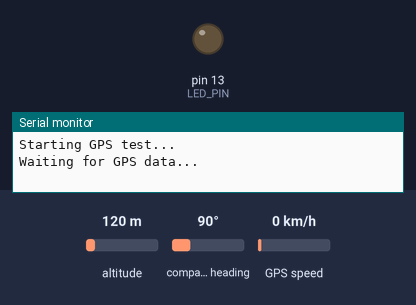
Recording of a sketch running on a simulated Arduino Mega 2560, built with avr-gcc and run on an emulated ATmega2560. Shown: output pins drawn as LEDs (lit = HIGH), the last lines printed to the serial monitor. The inputs (shaded band) are chosen by the test bench; at power-on: altitude 120 m, compass heading 90°, GPS speed 0 km/h. The GPS gets a fix after 3 s at 37.7749, -122.4194 with 8 satellites.

Above: at 0.1 s.
At 2.1 s:
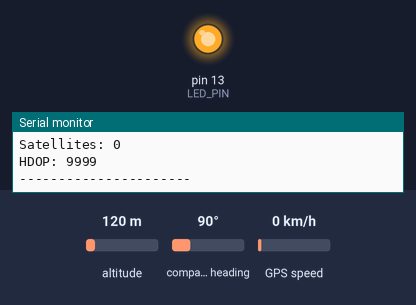
Timing chart, 0 to 3.6 s (numbered marks = the images above):
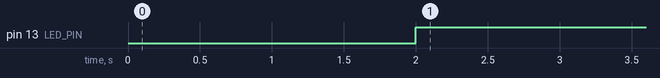

Measured:
- by itself, pin 13 (LED_PIN): LOW → HIGH at 2.0 s

The sketch:

GPS_Teensy.ino
```cpp
#include <TinyGPSPlus.h>

TinyGPSPlus gps;
unsigned long lastUpdate = 0;
const int LED_PIN = 13;  // Teensy onboard LED
bool ledState = false;

void setup() {
  Serial.begin(115200);     // USB serial (to computer)
  Serial1.begin(9600);      // GPS UART (MIKROE-1032)

  pinMode(LED_PIN, OUTPUT);
  digitalWrite(LED_PIN, LOW);

  Serial.println("Starting GPS test...");
  Serial.println("Waiting for GPS data...\n");
}

void loop() {
  // Read GPS data from UART
  while (Serial1.available() > 0) {
    gps.encode(Serial1.read());
  }

  // Update every 2 seconds
  if (millis() - lastUpdate >= 2000) {
    lastUpdate = millis();

    Serial.println("----- GPS STATUS -----");

    // LED logic:
    // - Blink if no fix
    // - Solid ON if fixed
    if (gps.location.isValid() && gps.satellites.value() > 0) {
      digitalWrite(LED_PIN, HIGH);  // solid ON when fix
    } else {
      ledState = !ledState;         // blink when no fix
      digitalWrite(LED_PIN, ledState);
    }

    // GPS info output
    if (gps.location.isValid()) {
      Serial.print("Latitude:  ");
      Serial.println(gps.location.lat(), 6);
      Serial.print("Longitude: ");
      Serial.println(gps.location.lng(), 6);
    } else {
      Serial.println("Location:  No fix yet");
    }

    if (gps.altitude.isValid()) {
      Serial.print("Altitude:  ");
      Serial.print(gps.altitude.meters());
      Serial.println(" m");
    }

    if (gps.satellites.isValid()) {
      Serial.print("Satellites: ");
      Serial.println(gps.satellites.value());
    } else {
      Serial.println("Satellites: Searching...");
    }

    if (gps.hdop.isValid()) {
      Serial.print("HDOP: ");
      Serial.println(gps.hdop.value());
    }

    Serial.println("----------------------\n");
  }
}
```
